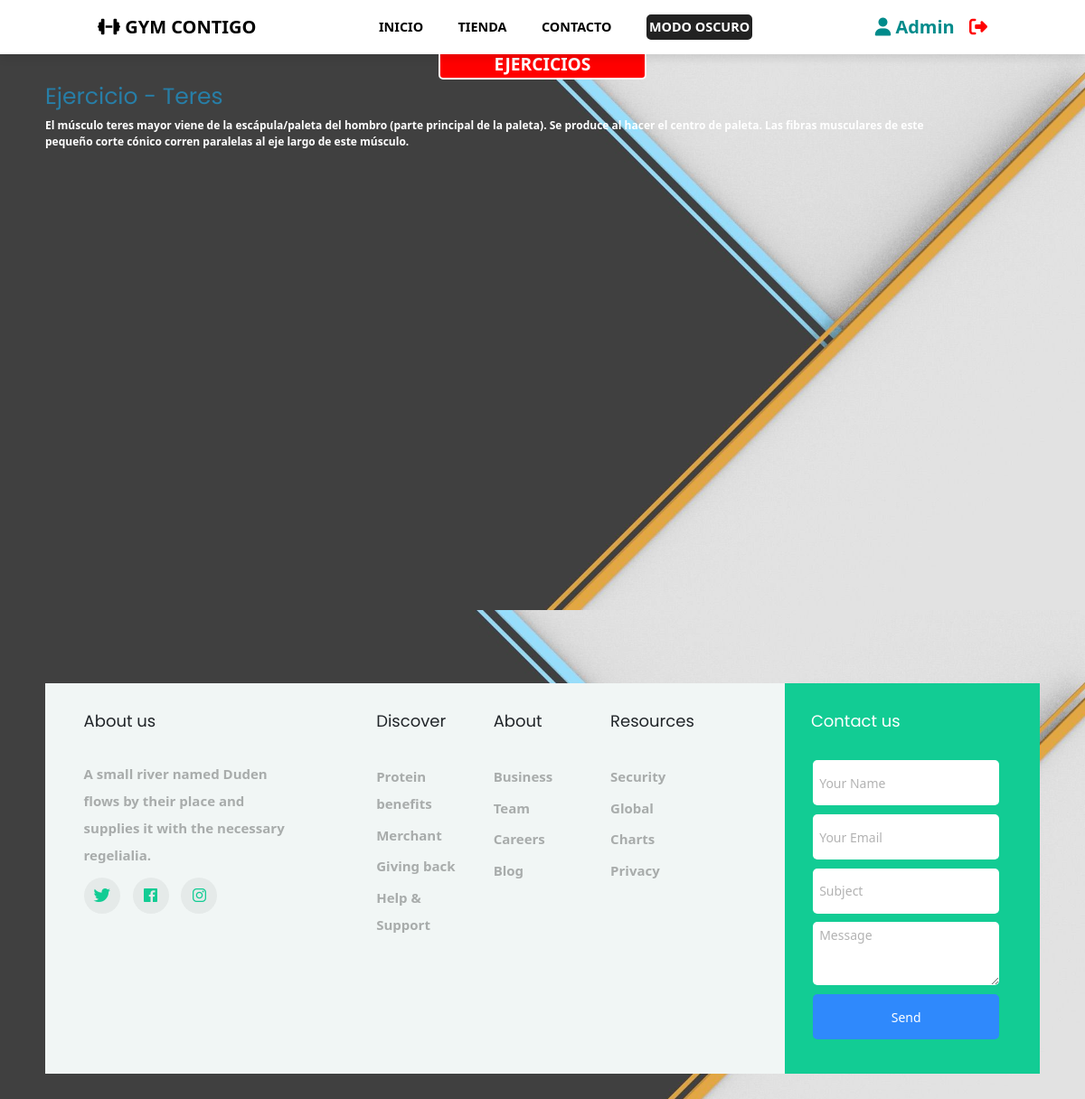
The app's page /proyecto/ejercicios/teres.php (signed in) with its own data.
### tables this page shows
CREATE TABLE IF NOT EXISTS `ejercicios` (
  `id` int(11) NOT NULL AUTO_INCREMENT,
  `urlP` varchar(70) NOT NULL,
  `urlV` varchar(250) DEFAULT NULL,
  `imagen` varchar(70) NOT NULL,
  `titulo` varchar(70) NOT NULL,
  `descripcion` varchar(254) DEFAULT NULL,
  PRIMARY KEY (`id`)
);

### proyecto/ejercicios/teres.php (the view, shortened to what this page needs)
<!DOCTYPE html>
<html lang="es">
<head>
    <link href="https://cdn.jsdelivr.net/npm/bootstrap@5.0.2/dist/css/bootstrap.min.css" rel="stylesheet">
    <link href="https://cdn.jsdelivr.net/npm/remixicon@2.5.0/fonts/remixicon.css" rel="stylesheet">
    <link rel="stylesheet" href="../css/estilos.css">
    <link rel="stylesheet" href="../css/estilos-ejercicios.css">
    <link rel="stylesheet" href="../css/estilos-boton.css">
    <link rel="stylesheet" href="../css/ionicons.min.css">
    <link rel="stylesheet" href="../css/style-footer.css">
</head>
<body>
    <div class="bocadillo">
        Ejercicios
    </div>
    <header>
        <div class="header">
                <a href="#" class="logo" style="font-weight: bold;font-size:20px;text-transform: uppercase;"><i class="fa-solid fa-dumbbell"></i> Gym Contigo</a>
            <nav class="navbar" style="text-transform: uppercase;">
                <a href="../index.php">Inicio</a>
                <a href="../shop/index.php">Tienda</a>
                <a href="#footer">Contacto</a>
                <a class="botondm">
                    <label id="switch" class="switchtxt" for="switch-checkbox">Modo Oscuro</label>
                </a>
            </nav>
            <h1>
                <form action='../php/perfil-usuario-ppal.php' method='POST' name='formulario'>
                <?php
                        if(isset($_SESSION['usuario']) && $_SESSION['usuario'] == "Admin") {
                            echo "
                                <a href='../php/admin-usuarios.php' style='font-size:20px;background-color:transparent;color:darkcyan;font-weight:bold;text-trnsform:none;font-family:Georgia, 'Times New Roman', Times, serif;'><i class='usuario fa fa-user'></i> ".$_SESSION['usuario']."</a>
                                <a aria-label='cerrarS button' style='font-size:20px;margin-left:10px;' href='../php/cerrar-sesion.php'><i style='color:red;' class='closeS fa fa-sign-out' aria-hidden='true'></i></a>
                            ";
                        } else if (isset($_SESSION['invitado'])) {
                            echo "<a href='../php/login.php'><i class='fa fa-user'></i></a>";
                        }
                ?>
                </form>
            </h1>
        </div>
    </header>
    <?php
        include("../php/conexionBD.php");
        $currentFile = basename(__FILE__);
        $query="SELECT * FROM ejercicios WHERE urlP='$currentFile'";
        $result = mysqli_query($connection, $query);
        $contador = 0;
        while(($contador < 1) && ($row = mysqli_fetch_array($result))){
    ?>
    <div class="video">
        <div class="content">
            <h3>Ejercicio - <?php echo $row['titulo']; ?></h3>
            <p><?php echo $row['descripcion']; ?></p>
        </div>
        <div class="image-container">
            <div class="big-image">
                <?php echo $row['urlV']; ?>
            </div>
        </div>
    </div>
    <?php
        }
    ?>
    <div>
        <footer id="footer" class="footer">
            <div class="container-fluid px-lg-5">
                <div class="row">
                    <div class="col-md-9 py-5">
                        <div class="row">
                            <div class="col-md-4 mb-md-0 mb-4">
                                <h2 class="footer-heading">About us</h2>
                                <p>A small river named Duden flows by their place and supplies it with the necessary regelialia.</p>
                                <ul class="ftco-footer-social p-0">
                                    <li class="ftco-animate"><a href="#" data-toggle="tooltip" data-placement="top" title="Twitter"><span class="ion-logo-twitter"></span></a></li>
                                    <li class="ftco-animate"><a href="#" data-toggle="tooltip" data-placement="top" title="Facebook"><span class="ion-logo-facebook"></span></a></li>
                                    <li class="ftco-animate"><a href="#" data-toggle="tooltip" data-placement="top" title="Instagram"><span class="ion-logo-instagram"></span></a></li>
                                </ul>
                            </div>
                            <div class="col-md-8">
                                <div class="row justify-content-center">
                                    <div class="col-md-12 col-lg-9">
                                        <div class="row">
                                            <div class="col-md-4 mb-md-0 mb-4">
                                                <h2 class="footer-heading">Discover</h2>
                                                <ul class="list-unstyled">
                                                    <li><a href="#" class="py-1 d-block">Protein benefits</a></li>
                                                    <li><a href="#" class="py-1 d-block">Merchant</a></li>
                                                    <li><a href="#" class="py-1 d-block">Giving back</a></li>
                                                    <li><a href="#" class="py-1 d-block">Help &amp; Support</a></li>
                                                </ul>
                                            </div>
                                            <div class="col-md-4 mb-md-0 mb-4">
                                                <h2 class="footer-heading">About</h2>
                                                <ul class="list-unstyled">
                                                    <li><a href="#" class="py-1 d-block">Business</a></li>
                                                    <li><a href="#" class="py-1 d-block">Team</a></li>
                                                    <li><a href="#" class="py-1 d-block">Careers</a></li>
                                                    <li><a href="#" class="py-1 d-block">Blog</a></li>
                                                </ul>
                                            </div>
                                            <div class="col-md-4 mb-md-0 mb-4">
                                                <h2 class="footer-heading">Resources</h2>
                                                <ul class="list-unstyled">
                                                    <li><a href="#" class="py-1 d-block">Security</a></li>
                                                    <li><a href="#" class="py-1 d-block">Global</a></li>
                                                    <li><a href="#" class="py-1 d-block">Charts</a></li>
                                                    <li><a href="#" class="py-1 d-block">Privacy</a></li>
                                                </ul>
                                            </div>
                                        </div>
                                    </div>
                                </div>
                            </div>
                        </div>
                    </div>
                    <div class="col-md-3 py-md-5 py-4 aside-stretch-right pl-lg-5">
                        <h2 class="footer-heading footer-heading-white">Contact us</h2>
                        <form action="#" class="contact-form">
                            <div class="form-group">
                                <input type="text" class="form-control" placeholder="Your Name">
                            </div>
                            <div class="form-group">
                                <input type="text" class="form-control" placeholder="Your Email">
                            </div>
                            <div class="form-group">
                                <input type="text" class="form-control" placeholder="Subject">
                            </div>
                            <div class="form-group">
                                <textarea name="" id="" cols="30" rows="3" class="form-control" placeholder="Message"></textarea>
                            </div>
                            <div class="form-group">
                                <button type="submit" class="form-control submit px-3">Send</button>
                            </div>
                        </form>
                    </div>
                </div>
            </div>
        </footer>
    </div>
</body>
</html>

### proyecto/css/estilos.css (style rules this page uses)
.video .content p { font-size: 12px; }
.video .content h3 { font-size: 25px; }
* { font-family:'Segoe UI', Tahoma, Geneva, Verdana, sans-serif; margin: 0; padding: 0; box-sizing: border-box; outline: none; border: none; text-decoration: none; transition: all .2s linear; }
body { background-image: url("../images/fondo2.jpg"); background-size: contain; padding: 50px; }
html { font-size: 60%; scroll-padding-top: 6rem; scroll-behavior: smooth; }
header { margin: 0; padding: 0; box-sizing: border-box; outline: none; border: none; text-decoration: none; transition: all .2s linear; }
header .navbar a { font-size: 1.5rem; color: #000; margin: 0 2rem; }
.header { position: fixed; top: 0; left: 0; right: 0; z-index: 1000; background: #fff; padding: 1rem 9%; display: flex; align-items: center; justify-content: space-between; box-shadow: 0 .5rem 1rem rgba(0, 0, 0, .1); }
header .logo { font-size: 2rem; color: #000; font-weight: 500; }
#footer { font-size: 15px; line-height: 30px; }
.bocadillo { border-radius: 5px; background-color: red; color: white; width: 230px; font-family:'Segoe UI', Tahoma, Geneva, Verdana, sans-serif; font-size: 2em; text-align: center; padding-top: 8px; margin: -5px auto auto auto; text-transform: uppercase; border: 2px solid white; }

### proyecto/css/estilos-ejercicios.css (style rules this page uses)
body { background-image: url("../images/fondo2.jpg"); background-size: contain; font-weight:bold; }
iframe { width: 1000px; height: 510px; }
.video { color: white; margin-bottom: 100px; }
.image-container { height: 0; overflow: hidden; padding-bottom: 450px; padding-top: 30px; position: relative; }
.image-container iframe, .image-container object, .image-container embed { max-height: 100%; left: 0; position: absolute; top: 0; max-width: 100%; }
p { max-width: 1000px; }
h3 { color: rgb(39, 126, 167); }
.header { position: fixed; top: 0; left: 0; right: 0; z-index: 1000; background: #fff; padding: 1rem 9%; display: flex; align-items: center; justify-content: space-between; box-shadow: 0 .5rem 1rem rgba(0, 0, 0, .1); }
header .navbar a { font-size: 1.5rem; color: #000; margin: 0 2rem; }
.bocadillo { border-radius: 5px; background-color: red; color: white; width: 230px; font-family:'Segoe UI', Tahoma, Geneva, Verdana, sans-serif; font-size: 2em; text-align: center; padding-top: 20px; margin: -15px auto auto auto; text-transform: uppercase; border: 2px solid white; }

### proyecto/css/estilos-boton.css (style rules this page uses)
body.dark header li, body.dark header a, #perfil, .logo { color: white; }
.logo { font-weight: bold; }
body header li, body header a { color: black; }
#switch { position: relative; cursor: pointer; }
.botondm { border: 2px solid #222222; padding: 1px; background-color: #222222; text-align: center; border-radius: 5px; }
.switchtxt { color: white; text-align: center; }

### records on screen
ejercicios: titulo "Teres", descripcion "El músculo teres mayor viene de la escápula/paleta del hombro (parte principal de la paleta). Se produce al hacer el centro de paleta. Las fibras musculares de este pequeño corte cónico corren paralelas al eje largo de este músculo."

### other values on screen
$_SESSION['usuario'] "Admin"
